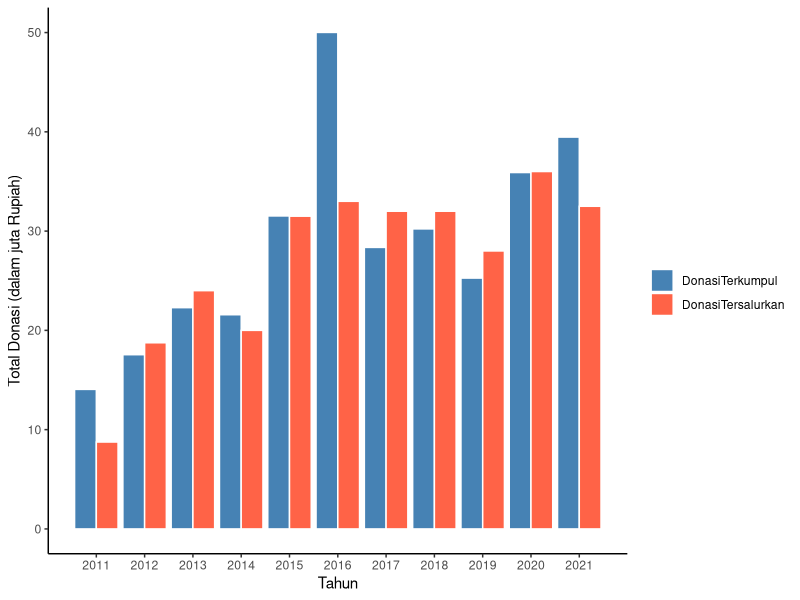
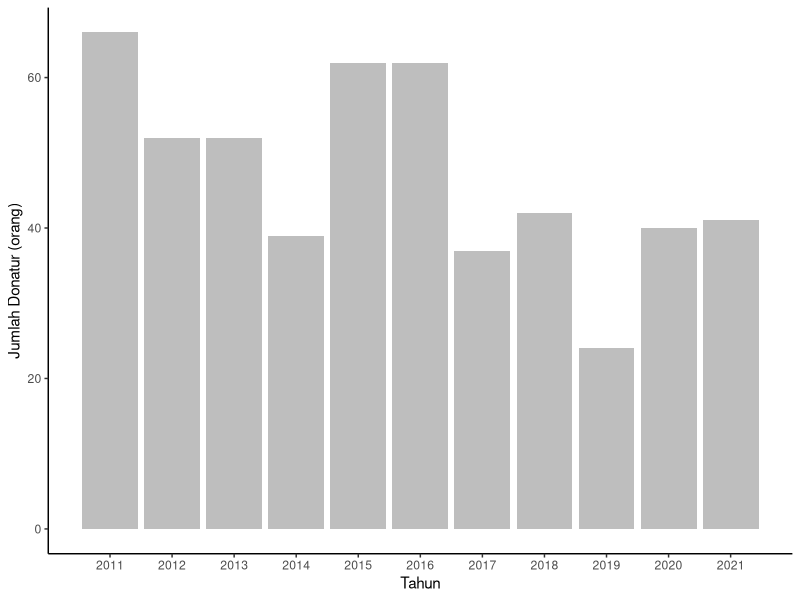

Here is the R script that generated these plots, in order:
# set path
library(rstudioapi)
setwd(dirname(getActiveDocumentContext()$path))

# lib
library(tidyverse)
library(reshape2)

# load data
stat2021 <- read_csv('data/stat2021.csv')

# show total donasi in juta rupiah
stat2021[,2:3] <- stat2021[,2:3] / 1e6

# plot donasi
fig_donasi <- ggplot(data = melt(stat2021[,1:3], id = "Tahun")) +
  geom_bar(mapping = aes(x = Tahun, y = value, fill = variable), 
           color = "white",
           stat = "identity", position = position_dodge()) +
  scale_fill_manual(name = "", values = c("steelblue", "tomato")) +
  scale_x_continuous(breaks = stat2021$Tahun) +
  # labs("") +
  ylab("Total Donasi (dalam juta Rupiah)") +
  theme_classic()

# plot jumlah donatur
fig_donatur <- ggplot(data = stat2021) +
  geom_bar(mapping = aes(x = Tahun, y = JumlahDonatur), stat = "identity", fill = 'grey') +
  scale_x_continuous(breaks = stat2021$Tahun) +
  ylab("Jumlah Donatur (orang)") +
  theme_classic()

# save figs
w <- 8 # set fig width in inch

pdf(file = "fig/donasi.pdf",
    width = w, height = w/1.5, 
    useDingbats = F) 
fig_donasi
dev.off() 

pdf(file = "fig/donatur.pdf",
    width = w, height = w/1.5, 
    useDingbats = F) 
fig_donatur
dev.off() 
